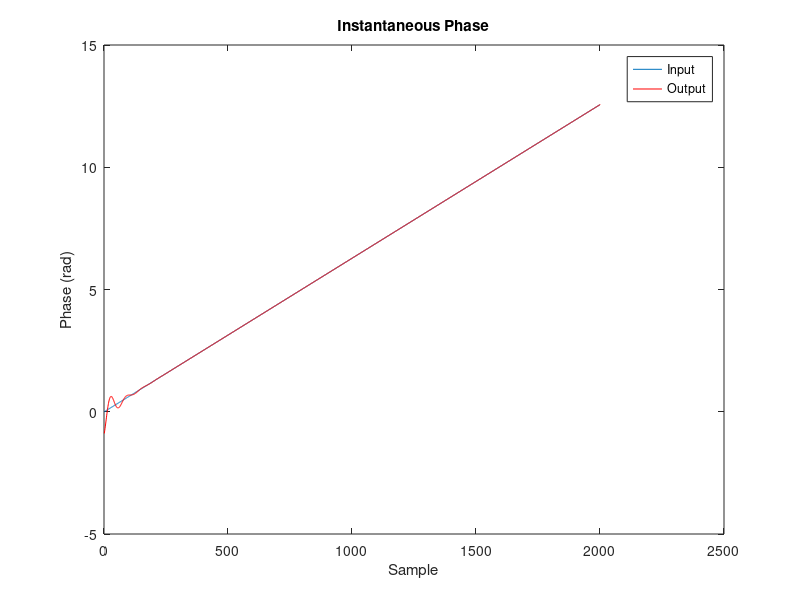
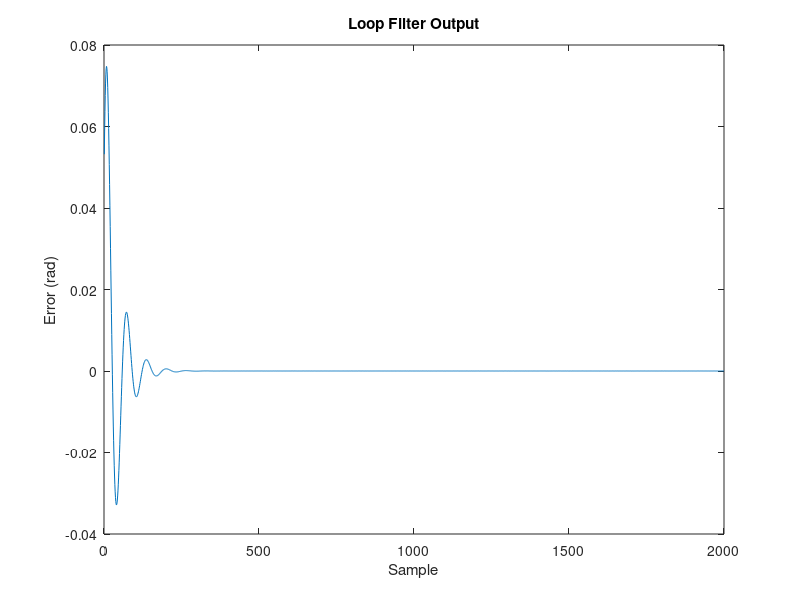
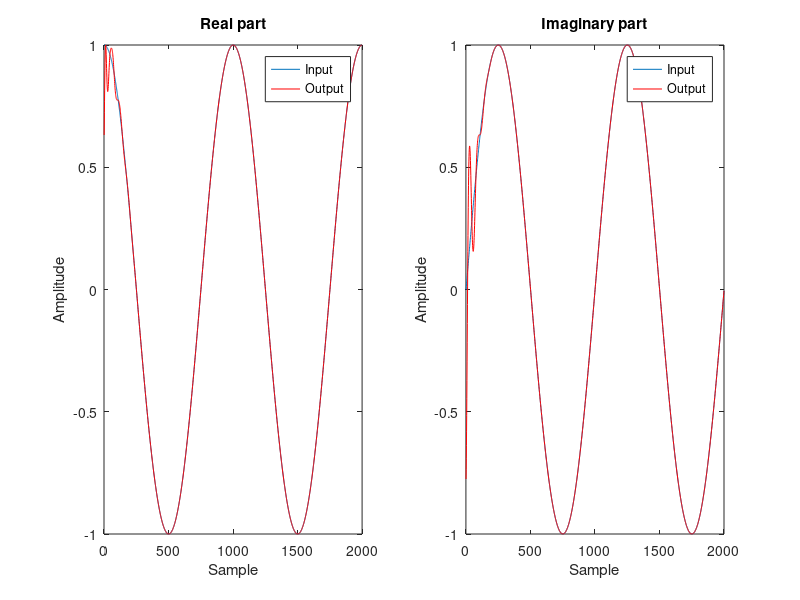

The MATLAB script that drew these images, in order:
clearvars, close all, clc
% Digital PLL Implementation
%
% Implements a DSP-based Phase-Locked Loop featured with a PI controller.
%
% The loop has three main components:
%   1) Direct Digital Synthesizer (DDS): iteratively generates a a complex
%   sinusoid by computing exp(j*phi_loop), where "phi_loop" is its
%   instantaneous phase that continuously grows based on a configurable
%   increment value. The angle increment added to the DDS (accumulated in
%   "phi_loop", i.e. its "phase accumulator") at each clock cycle (sample
%   period) is the nominal increment 2*pi*f0/fs, where f0 is the nominal
%   frequency of the DDS, plus a varying correction term. The latter term
%   should vary considerably until the instant after which the DDS output
%   is synchronized to the input, namely until the loop "locks".
%       Note that the DDS is a numerically controlled oscillator (NCO).
%   Just like a VCO, the derivative of its output signal's phase is
%   proportional to the signal passed to it as input, or, equivalently, its
%   phase output is the integral of the input. The NCO outputs a complex IQ
%   sinusoid:
%
%           s_loop(n) = exp(j*(2*pi*(f0/fs)n + theta_hat(n))),     (1)
%
%   where "theta_hat" is a phase that should track the phase "theta" from
%   an input of the form:
%
%           s_in(n) = exp(j*(2*pi*(f0/fs)*n + theta(n))).          (2)
%
%   This phase "theta_hat" comes from a "phase accumulator" that
%   continuously integrates the NCO input signal (the filtered error
%   explained below). Hence,
%
%           theta_hat(n) = sum_{n=0}^{n} filtered_error(n).        (3)
%
%   Clearly, if the input signal s_in has a fixed frequency offset f_offset
%   with respect to the nominal frequency, then its "theta" term is:
%
%           theta(n) = 2*pi*(f_offset/fs)*n                        (4)
%
%   In this case, the filtered error has to converge to
%   "2*pi*(f_offset/fs)", such that the NCO output phase difference in (3)
%   can track the input phase difference term of (4).
%
%   2) Phase Detector: extracts the phase error from the input complex
%   exponential and the loop complex exponential
%
%   3) Loop Filter: filters the phase error such that, after sufficient
%   iterations, it is driven to zero (for null frequency offset and Ki=0 or
%   for non-null frequency offset, but also non-null Ki=0) or a constant
%   value (for constant frequency offset and Ki=0). The output of the loop
%   filter (called filtered phase error) is accumulated by the NCO (DDS),
%   as described in (3), and composes the correction term "theta_hat" of
%   Equation (1).
%
%   In the case when Ki > 0, namely the integral controller is enabled,
%   since the phase error from the phase detector is integrated, once the
%   loop converges to a "locked" state, the integrator has already
%   accumulated all the phase error required to output a constant value to
%   the NCO accumulator. In the previous example of a fixed frequency
%   offset, the integral filter output would rise and converge to
%   2*pi*(f_offset/fs) while the phase error (input to the integral filter)
%   would converge to zero.
%

nIterations = 2e3;
fs          = 1e6;   % Nominal sampling frequency
y_ppm       = 50;    % Fractional frequency offset in ppm
f0          = 1e3;   % Nominal clock frequency
pn_var      = 1e-9;  % Phase noise variance
Kp          = 0.05;  % Proportional Constant
Ki          = 0.01;  % Integral Constant

%% Derived parameters
y        = y_ppm * 1e-6;  % Fractional frequency offset in ppm
f_offset = y * f0;        % Absolute freq error (in Hz)

% Nominal Phase Increment (used in the loop phase accumulator)
delta_phi_c = 2*pi*f0/fs;

%% Generate input signal
% The input signal obviously does not depend on the loop processing, so we
% can generate it before simulating the loop.
%
% The input here is considered to be a pure complex sinusoid (exponential)
% slightly corrupted by phase noise and eventually with frequency offset.
% We can simulate such an exponential by considering that in each clock
% cycle (sample period), the exponential grows by the following increment:
delta_phi_in = 2*pi*(f0 + f_offset)/fs;
% which when combined to the following phase noise random sequence:
phase_noise  = sqrt(pn_var)*randn(nIterations, 1);
% results in the actual instantanous phase:
phi_in       = (0:nIterations-1).' * delta_phi_in + phase_noise;
% Finally, generate the exponential:
s_in         = exp(1j * phi_in);

%% Loop

% Preallocate
s_loop             = zeros(nIterations, 1); % DDS Complex Value
phi_loop           = zeros(nIterations, 1); % DDS Phase Accumulator
dds_mult           = zeros(nIterations, 1); % Conjugate Product
phi_error          = zeros(nIterations, 1); % Phase Error
phi_error_filtered = zeros(nIterations, 1); % Filtered Phase Error

% Initialize the loop DDS to a random phase
phi_loop(1)  = sqrt(pi)*randn;

% Initialize integral filter output
integral_out = 0;

for i = 1:nIterations

%% Loop DDS:
s_loop(i) = exp(1j*phi_loop(i));

%% Phase Detector
% Phase error is obtained by computing the angle of the conjugate product
%   Input                 : e^(j*phi_in)
%   Loop                  : e^(j*phi_loop)
%   Conjugate Product     : e^[j*(phi_in - phi_loop)]
%   ---------------------------------------------------
%   Conj. Product Angle   : phi_in - phi_loop

% Multiply the input complex exponential by the conjugate of the loop DDS:
dds_mult(i) = s_in(i) * conj(s_loop(i));

% Phase error:
phi_error(i) = angle(dds_mult(i));

%% Loop Filter
% The loop filter consists of a Proportional+Integral (PI) controller

% Proportional term
proportional_out = phi_error(i)*Kp;

% Integral term
integral_out     = phi_error(i)*Ki + integral_out;

% PI Filter output:
phi_error_filtered(i) = proportional_out + integral_out;

%% Update the phase accumulator of the loop DDS
% The angle of the DDS complex exponential in the next clock cycle results
% from the sum between the nominal phase increment and the filtered phase
% error term:
phi_loop(i+1) = phi_loop(i) + delta_phi_c + phi_error_filtered(i);

end

%% Performance
% Input vs. Output Instantaneous Phase
figure
plot(phi_in)
hold on
plot(phi_loop, 'r')
title('Instantaneous Phase')
xlabel('Sample')
ylabel('Phase (rad)')
legend('Input', 'Output')

% Filtered Phase Error
figure
plot(phi_error_filtered)
title('Loop Filter Output')
xlabel('Sample')
ylabel('Error (rad)')

% Input vs. Output Sinusoids
figure
subplot(121)
plot(real(s_in))
hold on
plot(real(s_loop), 'r')
ylabel('Amplitude')
xlabel('Sample')
title('Real part')
legend('Input', 'Output')

subplot(122)
plot(imag(s_in))
hold on
plot(imag(s_loop), 'r')
ylabel('Amplitude')
xlabel('Sample')
title('Imaginary part')
legend('Input', 'Output')
